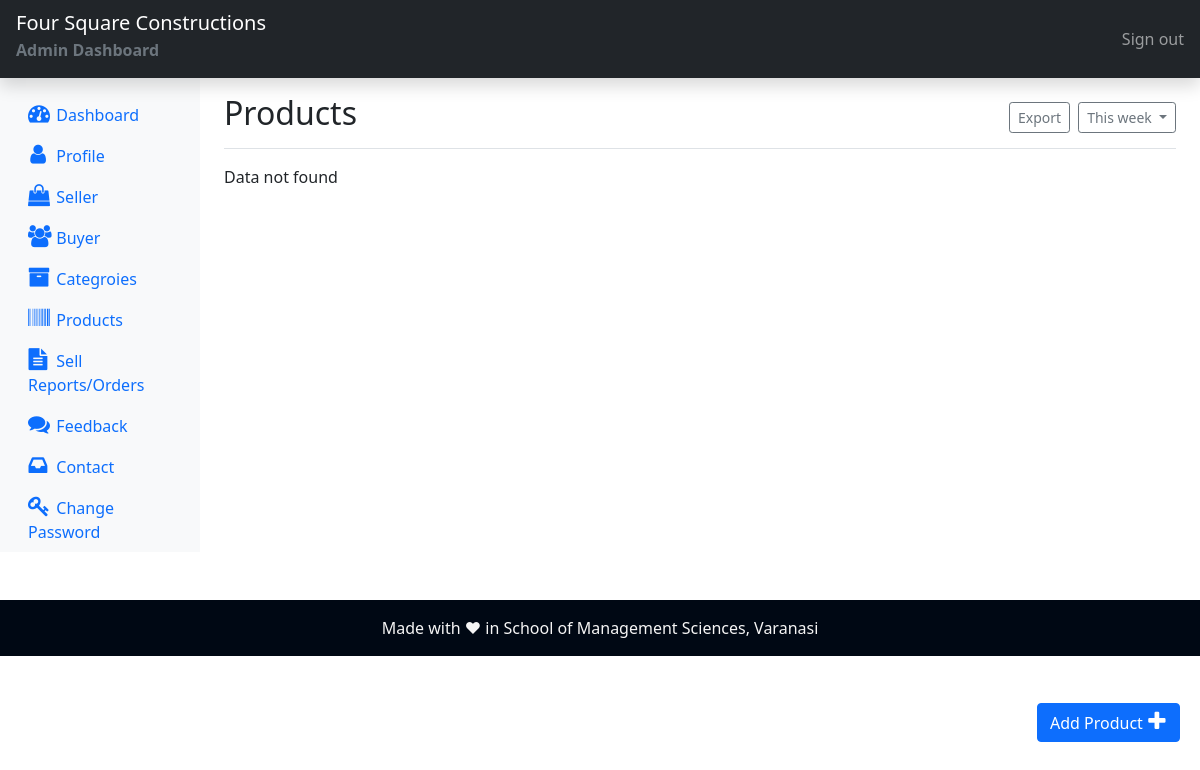
/admin/products.php (signed in), run on an earlier commit of the app's database.
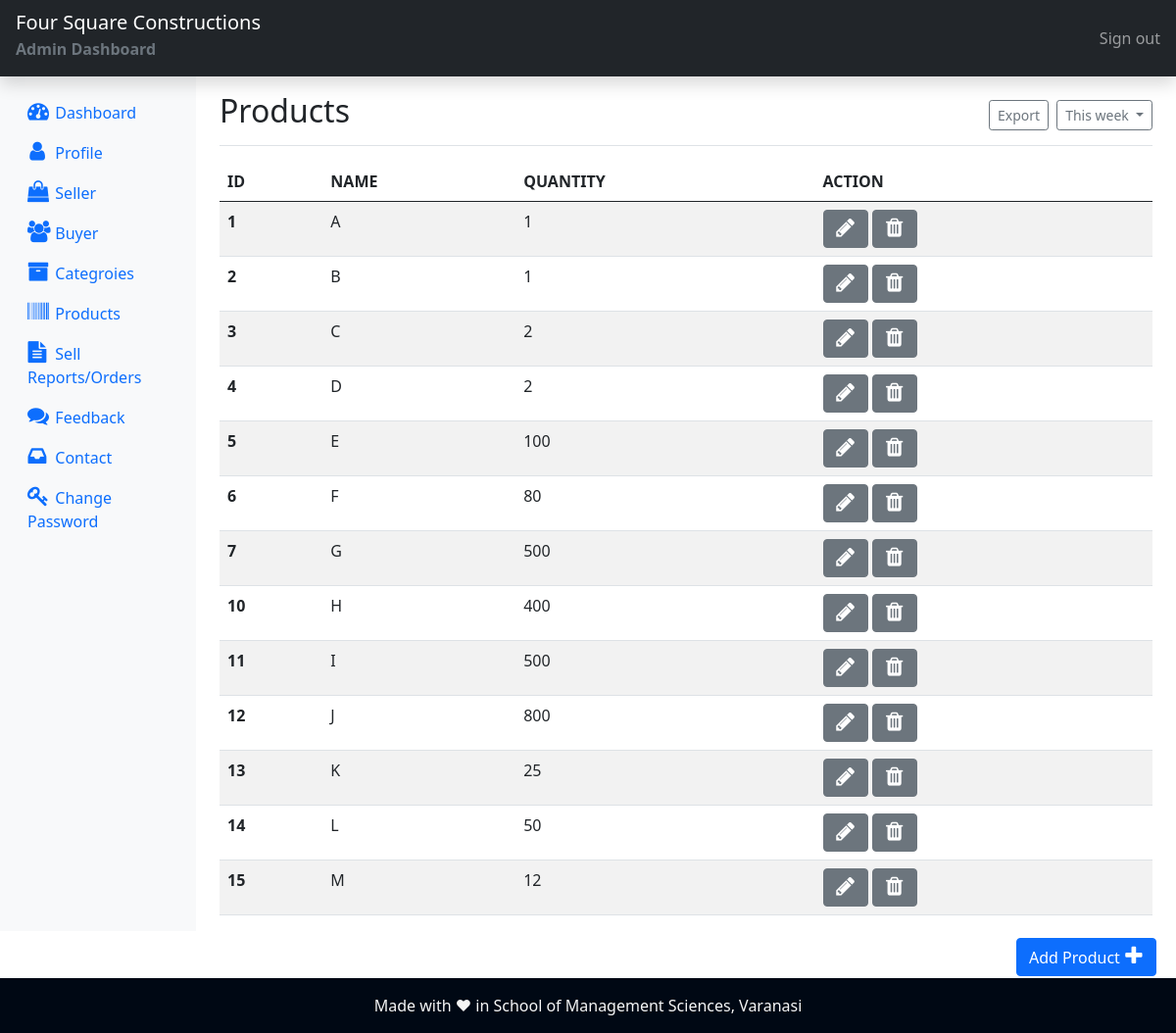
And on a later commit of the database.
### tables this page shows
CREATE TABLE `products` (
  `pr_id` int(11) NOT NULL,
  `pr_name` varchar(255) NOT NULL,
  `pr_desc` varchar(255) NOT NULL,
  `pr_img` text NOT NULL,
  `pr_origionalprice` int(11) NOT NULL,
  `pr_sellingprice` int(11) NOT NULL,
  `pr_quantity` int(11) NOT NULL,
  `pr_unit` varchar(255) NOT NULL,
  `pr_brand` varchar(255) NOT NULL
);

### admin/products.php (the view, shortened to what this page needs)
<?php
include("dashboard/header.inc.php");
include("dashboard/sidepane.inc.php");
include_once('../dbconnection.php');
?>
    <main class="col-md-9 ms-sm-auto col-lg-10 px-md-4">
      <div class="d-flex justify-content-between flex-wrap flex-md-nowrap align-items-center pt-3 pb-2 mb-3 border-bottom">
        <h1 class="h2">Products</h1>
        <div class="btn-toolbar mb-2 mb-md-0">
          <div class="btn-group me-2">
         <input type="button" class="btn btn-sm btn-outline-secondary" value="Export" onclick="window.print()"></input>
          </div>
          <button type="button" class="btn btn-sm btn-outline-secondary dropdown-toggle">
            This week
          </button>
        </div>
      </div>
<?php
    $sql = " SELECT * FROM products ";
    $result = $conn->query($sql);
    if ($result->num_rows > 0) {
  ?>
      <table class="table table-striped table-hover">
  <thead>
    <tr>
      <th scope="col">ID</th>
      <th scope="col">NAME</th>
      <th scope="col">QUANTITY</th>
      <th scope="col">ACTION</th>
    </tr>
  </thead>
  <tbody>
  <?php
          while ($row = $result->fetch_assoc()) {
          ?>
    <tr>
      <th scope="row"><?php echo $row['pr_id'] ?></th>
      <td><?php echo $row['pr_name'] ?></td>
      <td><?php echo $row['pr_quantity'] ?></td>
      <td>
      <form method="POST" class="d-inline" action="editproduct.php">
                  <button type="submit" class="btn btn-secondary" name="view" value="view"><i class="fa fa-pencil" aria-hidden="true"></i></button>
                </form>
                <form method="POST" class="d-inline" action="">
                  <button type="submit" class="btn btn-secondary" name="delete" value="delete"><i class="fa fa-trash" aria-hidden="true"></i></button>
                </form>
      </td>
    </tr>
    <?php
          } ?>
  </tbody>
</table>
<?php }
 else {
      echo ("Data not found");
    }
    ?>
<a class="btn btn-primary box mb-5" href="addproducts.php">Add Product&nbsp;<i class="fa fa-plus" aria-hidden="true"></i></a>
</main>
  </div>
</div>
<?php include("dashboard/footer.inc.php") ?>
</body>
</html>

What changed in the data, as far as the page shows it:
added products: pr_id "1", pr_name "A", pr_quantity "1"
added products: pr_id "2", pr_name "B", pr_quantity "1"
added products: pr_id "3", pr_name "C", pr_quantity "2"
added products: pr_id "4", pr_name "D", pr_quantity "2"
added products: pr_id "5", pr_name "E", pr_quantity "100"
added products: pr_id "6", pr_name "F", pr_quantity "80"
added products: pr_id "7", pr_name "G", pr_quantity "500"
added products: pr_id "10", pr_name "H", pr_quantity "400"
added products: pr_id "11", pr_name "I", pr_quantity "500"
added products: pr_id "12", pr_name "J", pr_quantity "800"
added products: pr_id "13", pr_name "K", pr_quantity "25"
added products: pr_id "14", pr_name "L", pr_quantity "50"
added products: pr_id "15", pr_name "M", pr_quantity "12"
Also different on the page:
text no longer shown: "Data not found"
text now shown: "ID NAME QUANTITY ACTION"
